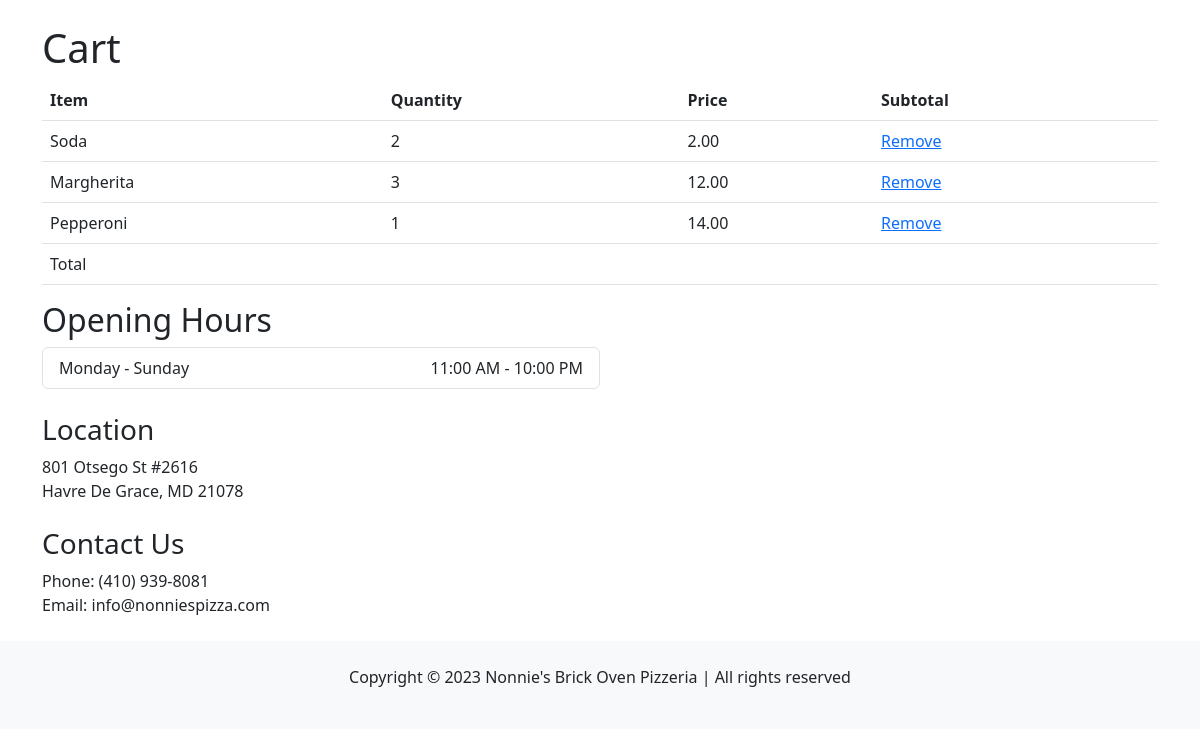
Before: /menu/cart (signed in) with the older database file.
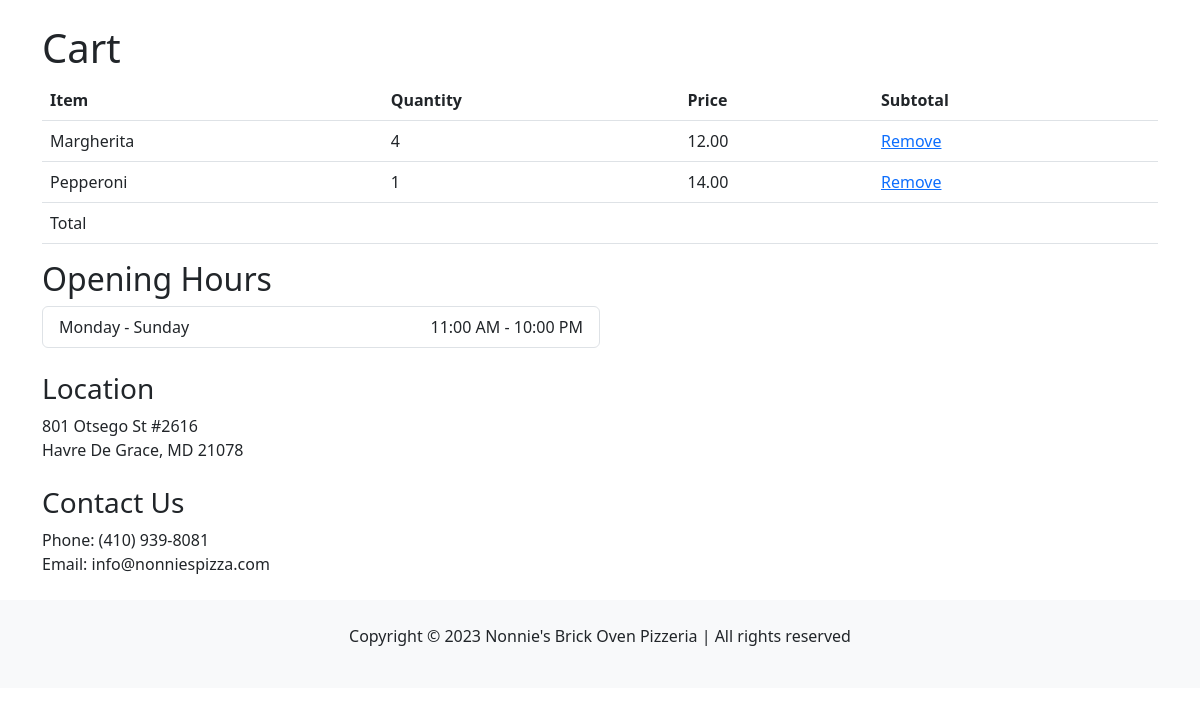
After: the same page with the newer database file.
### menu/models.py (models this page shows, shortened)
class CartItem(models.Model):
    cart = models.ForeignKey(Cart, on_delete=models.CASCADE)
    item = models.ForeignKey(Item, on_delete=models.CASCADE)
    quantity = models.IntegerField(default=1)

class Item(models.Model):
    name = models.CharField(max_length=100)
    description = models.TextField(blank=True)
    price = models.DecimalField(max_digits=6, decimal_places=2)
    category = models.ForeignKey(Category, on_delete=models.CASCADE, related_name='items')
    image = models.TextField(blank=True)

### menu/views.py (the view)
# urls.py: path("menu/cart", views.cart, name = "cart"),
@login_required
def cart(request):
    user_cart, created = Cart.objects.get_or_create(user=request.user)
    cart_items = CartItem.objects.filter(cart=user_cart)
    total_price = 0
    for item in cart_items:
        total_price += item.item.price * item.quantity
    context = {
        'cart_items': cart_items,
        'total_price': total_price,
    }
    return render(request, 'cart.html', context)

### menu/templates/cart.html (shortened to what this page needs)
<!doctype html>
<html lang="en">
<head>
  <link href="https://cdn.jsdelivr.net/npm/bootstrap@5.3.0-alpha3/dist/css/bootstrap.min.css" rel="stylesheet">
</head>
<body>
    <div class="container mt-4">
        <h1>Cart</h1>
        {% if cart_items %}
          <table class="table table-hover">
            <thead>
              <tr>
                <th>Item</th>
                <th>Quantity</th>
                <th>Price</th>
                <th>Subtotal</th>
              </tr>
            </thead>
            <tbody>
              {% for item in cart_items %}
                <tr>
                  <td>{{ item.item.name }}</td>
                  <td>{{ item.quantity }}</td>
                  <td>{{ item.item.price }}</td>
                  <td><a href="{% url 'remove_from_cart' item.pk %}">Remove</a></td>
                </tr>
              {% endfor %}
            </tbody>
            <tfoot>
              <tr>
                <td colspan="3">Total</td>
                <td>{{ total }}</td>
              </tr>
            </tfoot>
          </table>
        {% else %}
          <p>Your cart is empty.</p>
        {% endif %}
      <div class="col-md-6 mb-4">
        <h2>Opening Hours
        </h2>
        <ul class="list-group">
        <li class="list-group-item d-flex justify-content-between align-items-center">
            Monday - Sunday
            <span>11:00 AM - 10:00 PM</span>
        </li>
        </ul>
        <div class="mt-4">
        <h3>Location</h3>
        <p>801 Otsego St #2616<br> Havre De Grace, MD 21078</p>
        </div>
        <div class="mt-4">
        <h3>Contact Us</h3>
        <p>Phone: (410) 939-8081<br> Email: info@nonniespizza.com</p>
        </div>
        </div>
        </div>
        <footer class="bg-light py-4">
        <div class="container text-center">
        <p>Copyright © 2023
        Nonnie's Brick Oven Pizzeria | All rights reserved</p>
        </div>
        </footer>
        </body>
        </html>

Changed rows visible on the page:
removed CartItem: item.name "Soda", quantity "2", item.price "2.00"
changed CartItem "Margherita": quantity "3" → "4"
